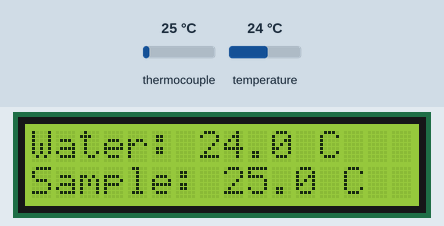
Recording of a sketch running on a simulated Arduino Uno, built with avr-gcc and run on an emulated ATmega328P. On the bench: 16×2 character LCD. The test bench sets the inputs (shaded band); at power-on: thermocouple 25 °C, temperature 24 °C. What the sketch prints to the serial monitor is not drawn.

Above: at 2.2 s.
2.3 s: thermocouple set to 6 °C
At 3.2 s:
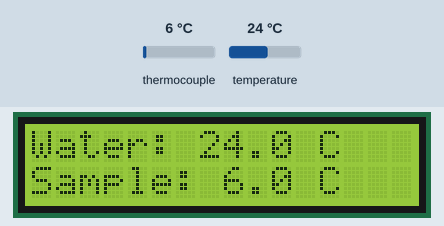
4.1 s: temperature set to 12 °C
At 5.3 s:
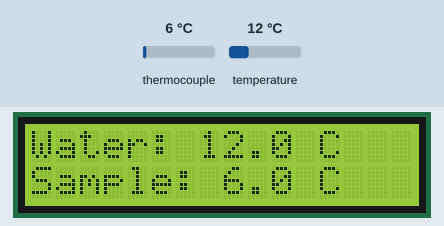
5.7 s: thermocouple set to 75 °C
At 6.2 s:
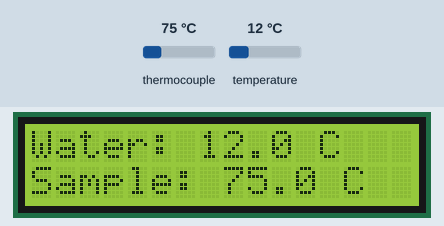
7.3 s: temperature set to 19 °C
At 8.4 s:
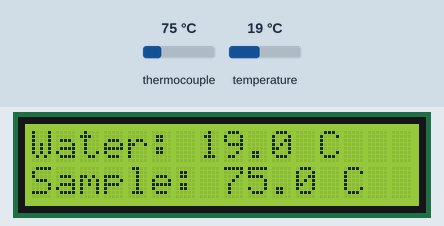
8.9 s: thermocouple set to 150 °C
At 9.4 s:
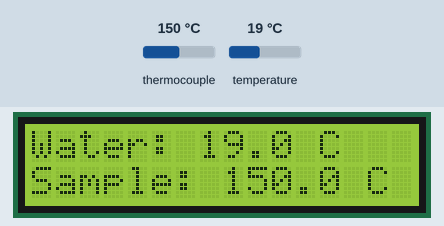
10.5 s: temperature set to 28 °C
At 11.6 s:
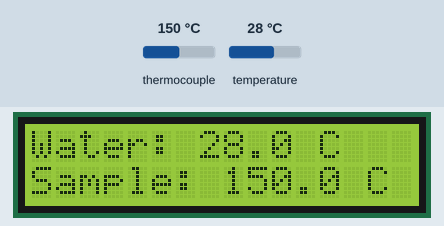
Timing chart, 0 to 13.1 s (numbered marks = the images above; inputs shaded):
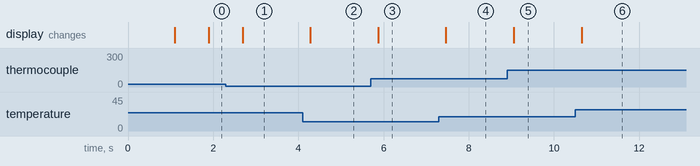

Measured:
- after the input at 2.3 s, the display: changes after 0.39 s (image 1)
- after the input at 4.1 s, the display: changes after 0.18 s (image 2)
- after the input at 5.7 s, the display: changes after 0.17 s (image 3)
- after the input at 7.3 s, the display: changes after 0.16 s (image 4)
- after the input at 8.9 s, the display: changes after 0.16 s (image 5)
- after the input at 10.5 s, the display: changes after 0.15 s (image 6)

The sketch:

heat_capacity_sketch.ino
```cpp
#include <Wire.h>
#include <LiquidCrystal_I2C.h>
#include <OneWire.h>
#include <DallasTemperature.h>
#include <max6675.h>
#include <math.h>   // fuer isnan()

// --- KONFIGURATION ---
// I2C-Adresse 0x27
LiquidCrystal_I2C lcd(0x27, 16, 2);

// Pins fuer MAX6675 (Probestueck/Sample)
const int thermoDO = 12;
const int thermoCS = 10;
const int thermoCLK = 13;
MAX6675 thermocouple(thermoCLK, thermoCS, thermoDO);

// Pin fuer DS18B20 (Wasser)
#define ONE_WIRE_BUS 2
OneWire oneWire(ONE_WIRE_BUS);
DallasTemperature sensors(&oneWire);

// Timing fuer 500ms Update-Rate
unsigned long previousMillis = 0;
const long interval = 500;

void setup() {
  Serial.begin(9600);

  lcd.init();
  lcd.backlight();
  lcd.setCursor(0, 0);
  lcd.print("System Start...");

  sensors.begin();

  delay(1000);
  lcd.clear();
}

void loop() {
  unsigned long currentMillis = millis();

  if (currentMillis - previousMillis >= interval) {
    previousMillis = currentMillis;

    // 1. Sensoren auslesen
    sensors.requestTemperatures();
    float tempWater = sensors.getTempCByIndex(0);   // DS18B20
    float tempSample = thermocouple.readCelsius();  // MAX6675

    // NEU: Fehlerfall pro Sensor VOR dem Senden erkennen.
    // DS18B20 meldet Trennung als -127.0 (DEVICE_DISCONNECTED_C) -- eine
    // normale Zahl, kein Problem fuer JSON.
    // MAX6675 meldet einen offenen Thermoelement-Eingang als NaN --
    // Serial.print(NaN) schreibt oft woertlich "nan" ins JSON, was die
    // GANZE Zeile fuer den JSON-Parser ungueltig macht (auch den jeweils
    // anderen, eigentlich intakten Sensor). Deshalb hier abfangen und
    // stattdessen sauberes JSON-"null" senden.
    bool waterOk = (tempWater != DEVICE_DISCONNECTED_C);
    bool sampleOk = !isnan(tempSample);

    // 2. Daten fuer Python via serieller Schnittstelle (JSON)
    Serial.print("{\"t_water\": ");
    if (waterOk) {
      Serial.print(tempWater);
    } else {
      Serial.print("null");
    }
    Serial.print(", \"t_sample\": ");
    if (sampleOk) {
      Serial.print(tempSample);
    } else {
      Serial.print("null");
    }
    Serial.println("}");

    // 3. LCD Display Update
    updateLCD(tempWater, tempSample, waterOk, sampleOk);
  }
}

void updateLCD(float tW, float tS, bool waterOk, bool sampleOk) {
  // Zeile 1: Wasser (DS18B20)
  lcd.setCursor(0, 0);
  lcd.print("Water: ");
  if (waterOk) {
    lcd.print(tW, 1);
    lcd.print(" C  ");
  } else {
    lcd.print("---  C  ");
  }

  // Zeile 2: Probestueck (MAX6675)
  lcd.setCursor(0, 1);
  lcd.print("Sample: ");
  if (sampleOk) {
    lcd.print(tS, 1);
    lcd.print(" C  ");
  } else {
    lcd.print("---  C  ");
  }
}
```
